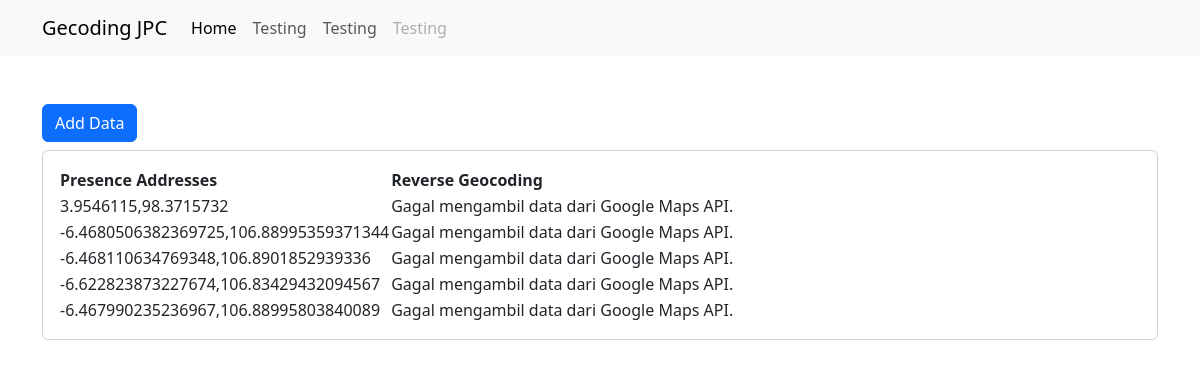
The page /index-gmaps.php on the database its author committed.
### tables this page shows
CREATE TABLE IF NOT EXISTS `data` (
  `id` int NOT NULL AUTO_INCREMENT,
  `presence_addresses` varchar(100) NOT NULL DEFAULT '',
  PRIMARY KEY (`id`)
);

### index-gmaps.php (the view, shortened to what this page needs)
<?php
	$conn = mysqli_connect('localhost', 'root', '', 'geocoding');
	$getData = mysqli_query($conn, "SELECT * FROM data");
    function reverseGeocode($latlong) {
        $apiKey = "YOUR-GOOGLE-API";
        $geocodeUrl = "https://maps.googleapis.com/maps/api/geocode/json?latlng=$latlong&key=$apiKey";
        $response = file_get_contents($geocodeUrl);
        if ($response === FALSE) {
            return "Gagal mengambil data dari Google Maps API.";
        }
    }
?>
<!DOCTYPE html>
<html lang="en">
<head>
    <link href="https://cdn.jsdelivr.net/npm/bootstrap@5.3.3/dist/css/bootstrap.min.css" rel="stylesheet"
 />
    <link rel="stylesheet" href="https://cdn.datatables.net/2.0.5/css/dataTables.dataTables.css" />
</head>
<body>
    <nav class="navbar navbar-expand-lg bg-body-tertiary">
        <div class="container">
            <a class="navbar-brand" href="#">Gecoding JPC</a>
            <div class="collapse navbar-collapse" id="navbarNav">
                <ul class="navbar-nav">
                    <li class="nav-item">
                        <a class="nav-link active" aria-current="page" href="#">Home</a>
                    </li>
                    <li class="nav-item">
                        <a class="nav-link" href="#">Testing</a>
                    </li>
                    <li class="nav-item">
                        <a class="nav-link" href="#">Testing</a>
                    </li>
                    <li class="nav-item">
                        <a class="nav-link disabled" aria-disabled="true">Testing</a>
                    </li>
                </ul>
            </div>
        </div>
    </nav>
    <div class="container mt-5">
        <div class="row">
            <div class="col">
                <button type="button" class="btn btn-primary mb-2" data-bs-toggle="modal"
                    data-bs-target="#exampleModal">
                    Add Data
                </button>
                <div class="card table-responsive">
                    <div class="card-body">
                        <table id="myTable" class="display">
                            <thead>
                                <tr>
                                    <th>Presence Addresses</th>
                                    <th>Reverse Geocoding</th>
                                </tr>
                            </thead>
                            <tbody>
                                <?php foreach($getData as $data) : ?>
                                <tr>
                                    <td><?= $data["presence_addresses"] ?></td>
                                    <td><?= reverseGeocode($data["presence_addresses"]) ?></td>
                                </tr>
                                <?php endforeach ?>
                            </tbody>
                        </table>
                    </div>
                </div>
            </div>
        </div>
    </div>
</body>
</html>

### rows shown on the page
data: presence_addresses "3.9546115,98.3715732", presence_addresses "Gagal mengambil data dari Google Maps API."
data: presence_addresses "-6.4680506382369725,106.88995359371344", presence_addresses "Gagal mengambil data dari Google Maps API."
data: presence_addresses "-6.468110634769348,106.8901852939336", presence_addresses "Gagal mengambil data dari Google Maps API."
data: presence_addresses "-6.622823873227674,106.83429432094567", presence_addresses "Gagal mengambil data dari Google Maps API."
data: presence_addresses "-6.467990235236967,106.88995803840089", presence_addresses "Gagal mengambil data dari Google Maps API."
